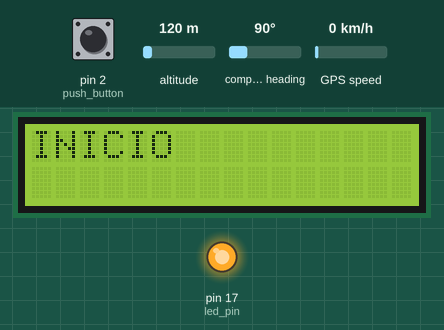
A sketch run on a simulated Arduino Uno, built with avr-gcc and run on an emulated ATmega328P. Parts: 16×2 character LCD, output pins drawn as LEDs (lit = HIGH). Inputs (shaded band) come from the test bench; at power-on: pin 2 (push_button) LOW, altitude 120 m, compass heading 90°, GPS speed 0 km/h. Storage starts empty; the GPS gets a fix after 3 s at 37.7749, -122.4194 with 8 satellites; what the sketch prints to the serial monitor is not drawn.

Above: at 0.7 s.
At 5.7 s:
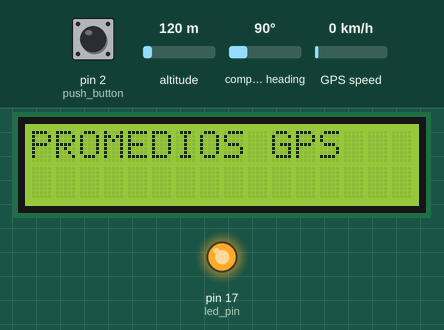
At 7.2 s:
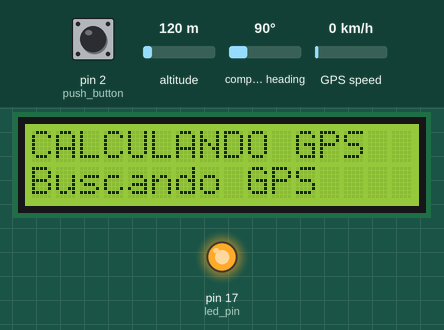
At 9.2 s:
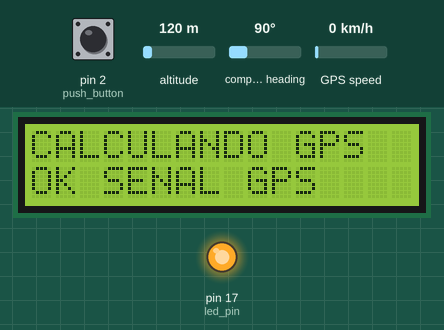
At 28.5 s:
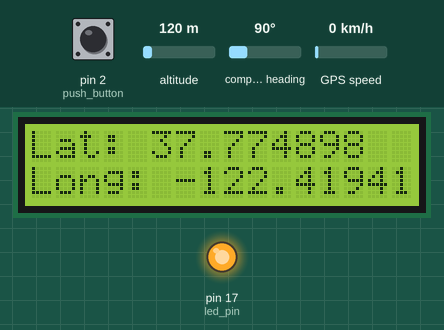
At 30.5 s:
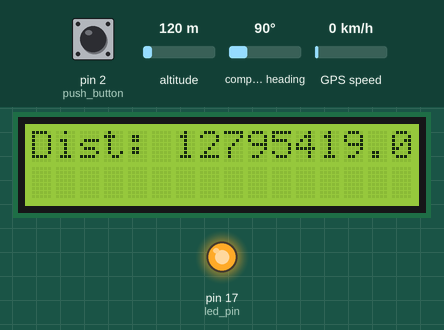

The sketch:

gps_23_sist_inst_copy_2023.ino
```cpp
//UTILIZAR PLACA ARDUINO MICRO

#include <SoftwareSerial.h>
#include <Wire.h>
#include <LiquidCrystal_I2C.h>
#include <TinyGPS.h>
#include <SPI.h>
#include <SD.h>
#include <math.h>
//#include <math.h> //revisar su uso para rutinas de geomedicion

#define rx2 9 //Pin serial rx a tx del gps
#define tx2 8 //Pin serial tx a rx del gps
#define chipSelect 10 //Pin de CS
#define led_pin 17 //Pin de LED
#define push_button 2 //Pin del botón
#define max_cont 20 // número máximo de muestras de gps para promediar
#define nombre_archivo "datalog.txt"

TinyGPS gps;
SoftwareSerial ss(rx2, tx2);//ss(3, 2); //(2,3); ss(RX,TX); RX es el receptor en el micro, TX el transmisor en el micro
                                        //RXmicro --> TXreceptor
                                        //TXmicro --> RXreceptor

//VARIABLES GLOBALES
File dataFile;
float flat_ant=0.0;
float flong_ant=0.0;
float no_valido=0.0;


#define BACKLIGHT_PIN     13
#define I2C_ADDR  0x27//0x3f// Direcciones de lcd 0x27  0x3F 0x38

//LiquidCrystal_I2C lcd(I2C_ADDR,2, 1, 0, 4, 5, 6, 7);
LiquidCrystal_I2C lcd(I2C_ADDR,16,2);
static void smartdelay(unsigned long ms);
static void print_float(float val, float invalid, int len, int prec);
static void print_int(unsigned long val, unsigned long invalid, int len);
static void print_date(TinyGPS &gps);
static void print_str(const char *str, int len);
//VARIABLES GLOBALES
bool modo=0; //Modo de trabajo 0: toma mediciones y las graba si hay boton oprimido, 1: Graba cada medición
bool flag=0; //bandera de primera grabación
bool band_boton=0; //Bandera del boton
int band_tarj=0; //Bandera de que hay buena tarjeta.
float flat=0.0,  flon=0.0; //_ant se refiere a la longitud anterior
float flat_prom=0.0, flong_prom=0.0,dist=0.0; //latitudes y longitudes promedio
unsigned long age, date, time, chars = 0;
unsigned short sentences = 0, failed = 0;
char cont;
static const double LONDON_LAT = 51.508131, LONDON_LON = -0.128002;

void setup()
{
  pinMode(led_pin,OUTPUT);
  pinMode(push_button,INPUT);
  digitalWrite(led_pin,HIGH);
  Serial.begin(115200); //Velocidad de conexión con la pc
  //lcd.begin (16,2);
  //lcd.setBacklight(3,POSITIVE);
  lcd.init();
  lcd.setBacklight(HIGH);
  lcd.home ();
  lcd.clear();
  if (!SD.begin(chipSelect))
        lcd.print("Fallo de Tarjeta");
  else
      {
       lcd.print("Tarj. Memoria Ok");
       band_tarj=1; //bandera, tarjeta memoria ok
      }

  delay(500);
  lcd.clear();
  lcd.print("INICIO");
  lcd.setCursor(0,1);
  for(cont=0;cont<10;cont++)
  {
    delay(500);
    if (digitalRead(push_button))
      modo=1;
  }
  lcd.clear();
  //lcd.setCursor(0,1);
  if(!modo)
  {
    lcd.print("PROMEDIOS GPS");
    delay(1000);
//    dataFile=SD.open(nombre_archivo,FILE_WRITE);
//    if(dataFile)
//       dataFile.println(0.00000000);
//    dataFile.close();

  }
  else
  {
    if(band_tarj)
    {
      band_boton=0;
      digitalWrite(led_pin,HIGH);
      lcd.home();
      lcd.print("¿Borrar datos?");
      for(cont=5;cont>=1;cont--)
      {
        lcd.setCursor(0,0);
        lcd.print("Presione boton  ");
        checa_boton();
        delay(1000);
      }
     // if (band_boton) {
  //SD.remove(nombre_archivo);
  //lcd.clear();
  //lcd.print("Datos Borrados");
  //lcd.setCursor(0, 1);
  //lcd.print("Apagar ");
  //while (1);
//}
    }
    else
    {
      lcd.clear();
      lcd.print("Revise Tarjeta");
      lcd.setCursor(0,1);
      lcd.print("Apagar ");
      while(1);
    }
  }
  delay(500);
  lcd.clear();
  ss.begin(9600);
  no_valido=TinyGPS::GPS_INVALID_F_ANGLE;
  digitalWrite(led_pin, HIGH);
  flat_prom=0.0;
  flong_prom=0.0;
}

void loop()
{
    lcd.clear();
    lcd.print("CALCULANDO GPS");
    lcd.setCursor(0,1);
    lcd.print("Buscando GPS");
    band_boton=0;
    for(cont=0;cont<max_cont;cont++)
    {
       flat=no_valido;
       //checa_boton();
       while(flat==no_valido)
       {
          gps.f_get_position(&flat, &flon, &age);
          //checa_boton();
          lcd.setCursor(0,1);
          Serial.print("Dirección ");
          Serial.print(age);
          Serial.print(" ");
          Serial.println(flon);
          smartdelay(1000);
       }
       lcd.print("OK SENAL GPS");
       flat_prom+=flat;  //cuenta las posiciones para promedios
       flong_prom+=flon;

    }
    flat_prom=flat_prom/max_cont;
    flong_prom=flong_prom/max_cont;
    lcd.clear();
    lcd.setCursor(0,0);
    lcd.print("Lat: ");
    print_float(flat_prom, TinyGPS::GPS_INVALID_F_ANGLE, 10, 6);
    lcd.setCursor(0,1);
    lcd.print("Long: ");
    print_float(flong_prom, TinyGPS::GPS_INVALID_F_ANGLE, 11, 6);
    delay(2000);
    lcd.clear();
    lcd.print("Dist: ");
    //lcd.setCursor(0,1);
    dist=haversine(flat_prom, flong_prom, flat_ant, flong_ant);
    lcd.print(dist,2);
    lcd.print(" m");
    delay(2000);
    digitalWrite(led_pin,HIGH);
    Serial.println();

    //smartdelay(1000); //REVISAR
  if(band_boton)
  {
    lcd.clear();
    lcd.print("Guardando Posicion");
    dataFile=SD.open(nombre_archivo,FILE_WRITE);
    if(dataFile)
    {
      if(!flag)
      {
        dataFile.println("Latitud,Longitud,Distancia ");
        dist=0.0;
        flag=1;
      }
      dataFile.print(flat_prom,6);
      delay(50);
      dataFile.print(",");
      delay(50);
      dataFile.print(flong_prom,6);
      delay(50);
      dataFile.print(",");
      delay(50);
      dataFile.println(dist,2);
      delay(50);
      dataFile.close();
    }
    lcd.setCursor(0,1);
    lcd.print("  OK  ");
    delay(1000);
    lcd.clear();
    flat_ant=flat_prom;
    flong_ant=flong_prom;
    band_boton = 0; //reinicia la bandera del botón
  }
  flat_prom=0.0;
  flong_prom=0.0;
}

static void smartdelay(unsigned long ms)
{
  unsigned long start = millis();
  do
  {
    while (ss.available())
      gps.encode(ss.read());
  } while (millis() - start < ms);
}

static void print_float(float val, float invalid, int len, int prec)
{
  if (val == invalid)
  {
    while (len-- > 1)
      Serial.print('*');
    Serial.print(' ');
  }
  else
  {
    Serial.print(val, prec);
    lcd.print(val,prec);
    int vi = abs((int)val);
    int flen = prec + (val < 0.0 ? 2 : 1); // . and -
    flen += vi >= 1000 ? 4 : vi >= 100 ? 3 : vi >= 10 ? 2 : 1;
    for (int i=flen; i<len; ++i)
      Serial.print(' ');
  }
  smartdelay(0);
}

static void print_int(unsigned long val, unsigned long invalid, int len)
{
  char sz[32];
  if (val == invalid)
    strcpy(sz, "*******");
  else
    sprintf(sz, "%ld", val);
  sz[len] = 0;
  for (int i=strlen(sz); i<len; ++i)
    sz[i] = ' ';
  if (len > 0)
    sz[len-1] = ' ';
  Serial.print(sz);
  smartdelay(0);
}

static void print_date(TinyGPS &gps)
{
  int year;
  byte month, day, hour, minute, second, hundredths;
  unsigned long age;
  gps.crack_datetime(&year, &month, &day, &hour, &minute, &second, &hundredths, &age);
  if (age == TinyGPS::GPS_INVALID_AGE)
    Serial.print("********** ******** ");
  else
  {
    char sz[32];
    sprintf(sz, "%02d/%02d/%02d %02d:%02d:%02d ",
        month, day, year, hour, minute, second);
    Serial.print(sz);
  }
  print_int(age, TinyGPS::GPS_INVALID_AGE, 5);
  smartdelay(0);
}

static void print_str(const char *str, int len)
{
  int slen = strlen(str);
  for (int i=0; i<len; ++i)
    Serial.print(i<slen ? str[i] : ' ');
  smartdelay(0);
}

void checa_boton()
{
  if (digitalRead(push_button))
       {
          band_boton=1;
          digitalWrite(led_pin,LOW);
       }
}


// Returns the great-circle distance (in meters) between two points on a sphere
// lat1, lat2, lon1, lon2 must be provided in Degrees.  (Radians = Degrees * PI / 180, Degrees = Radians / PI * 180)
double haversine(double lat1, double lon1, double lat2, double lon2) {
    const double rEarth = 6371000.0; // in meters
    double x = pow( sin( ((lat2 - lat1)*M_PI/180.0) / 2.0), 2.0 );
    double y = cos(lat1*M_PI/180.0) * cos(lat2*M_PI/180.0);
    double z = pow( sin( ((lon2 - lon1)*M_PI/180.0) / 2.0), 2.0 );
    double a = x + y * z;
    double c = 2.0 * atan2(sqrt(a), sqrt(1.0-a));
    double d = rEarth * c;
    // Serial.printlnf("%12.9f, %12.9f, %12.9f, %12.9f, %12.9f, %12.9f", x, y, z, a, c, d);
    return d; // in meters
}
/* Notas del proyecto.
 *
 *  Se tomaron del ejemplo gps, se combinó con el display.
 *  Despliega latitud y longitud
 *  Ideas:
 *        Desplegar el número de medición en proceso, recibirlo de la computadora.
 *        Probar con la otra antena.
 *
 * */
```

Measured:
- what the display in image 0 shows lasts 5.0 s, from 0.6 s to 5.6 s
- what the display in image 1 shows lasts 1.6 s, from 5.6 s to 7.2 s
- what the display in image 2 shows lasts 2.0 s, from 7.2 s to 9.2 s
- what the display in image 3 shows lasts 19.3 s, from 9.2 s to 28.5 s
